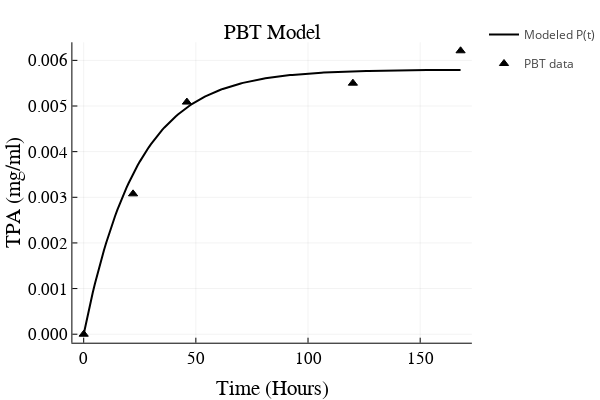

Write notebook code for a chart like this one.
### Markdown cell above
### PBT product model only

### Code cell
#Isolates TPA for PBT of the plot
plotPBT_rxRes1 = [PBTsol[i][2] for i in 1:length(PBTsol)]

PBTlist = []
for i in 0:168
    PBTlist = vcat(PBTlist, PBTsol(i)[2])
end
[0:1:168;]


pl1 = plot([0:1:168;], PBTlist, lw=2, title = "PBT Model",color = "black")
pl1.series_list[1][:label] = "Modeled P(t)"
plot!(PBTFIBexp_data,seriestype = :scatter,label = "PBT data",color = "black", marker=([:utriangle :d]))
plot!(xtickfontsize=10,ytickfontsize=10)
ylabel!("TPA (mg/ml)")
xlabel!("Time (Hours)")
plot!(titlefontsize=15, xtickfontsize=12,ytickfontsize=12,xguidefontsize=15,yguidefontsize=15,legend=true)
display(pl1)

### Figure 1 — Plotly figure (JSON) as saved in the notebook; plotly's stock layout.template omitted (floating-point values rounded to 4 significant figures; data arrays with more than 128 entries replaced by an {"elided": "..."} marker saying what was removed)
{"data": [{"colorbar": {"title": ""}, "legendgroup": "Modeled P(t)", "line": {"color": "rgba(0, 0, 0, 1.000)", "dash": "solid", "shape": "linear", "width": 2}, "mode": "lines", "name": "Modeled P(t)", "showlegend": true, "type": "scatter", "x": {"elided": "169 int values"}, "xaxis": "x", "y": {"elided": "169 float values"}, "yaxis": "y", "zmax": null, "zmin": null}, {"colorbar": {"title": ""}, "legendgroup": "PBT data", "marker": {"color": "rgba(0, 0, 0, 1.000)", "line": {"color": "rgba(0, 0, 0, 1.000)", "width": 1}, "size": 8, "symbol": "triangle-up"}, "mode": "markers", "name": "PBT data", "showlegend": true, "type": "scatter", "x": [0, 22, 46, 120, 168], "xaxis": "x", "y": [0, 0.003075, 0.005086, 0.0055, 0.00621], "yaxis": "y", "zmax": null, "zmin": null}], "layout": {"annotations": [{"font": {"color": "rgba(0, 0, 0, 1.000)", "family": "sans-serif", "size": 21}, "rotation": 0, "showarrow": false, "text": "PBT Model", "x": 0.5729, "xanchor": "center", "xref": "paper", "y": 1, "yanchor": "top", "yref": "paper"}], "height": 400, "legend_position": {"bgcolor": "rgba(255, 255, 255, 1.000)", "bordercolor": "rgba(0, 0, 0, 1.000)", "borderwidth": 1, "font": {"color": "rgba(0, 0, 0, 1.000)", "family": "sans-serif", "size": 11}, "title": {"font": {"color": "rgba(0, 0, 0, 1.000)", "family": "sans-serif", "size": 15}, "text": ""}, "tracegroupgap": 0, "traceorder": "normal", "x": 1, "xanchor": "auto", "y": 1, "yanchor": "auto"}, "margin": {"b": 20, "l": 0, "r": 0, "t": 20}, "paper_bgcolor": "rgba(255, 255, 255, 1.000)", "plot_bgcolor": "rgba(255, 255, 255, 1.000)", "showlegend": true, "width": 600, "xaxis": {"anchor": "y", "domain": [0.1524, 0.9934], "gridcolor": "rgba(0, 0, 0, 0.100)", "gridwidth": 0.5, "linecolor": "rgba(0, 0, 0, 1.000)", "mirror": false, "range": [-5.04, 173.0], "showgrid": true, "showline": true, "showticklabels": true, "tickangle": 0, "tickcolor": "rgb(0, 0, 0)", "tickfont": {"color": "rgba(0, 0, 0, 1.000)", "family": "sans-serif", "size": 17}, "tickmode": "array", "ticks": "inside", "ticktext": ["0", "50", "100", "150"], "tickvals": [0, 50, 100, 150], "title": "Time (Hours)", "titlefont": {"color": "rgba(0, 0, 0, 1.000)", "family": "sans-serif", "size": 21}, "type": "-", "visible": true, "zeroline": false, "zerolinecolor": "rgba(0, 0, 0, 1.000)"}, "yaxis": {"anchor": "x", "domain": [0.1036, 0.9381], "gridcolor": "rgba(0, 0, 0, 0.100)", "gridwidth": 0.5, "linecolor": "rgba(0, 0, 0, 1.000)", "mirror": false, "range": [-0.0001863, 0.006396], "showgrid": true, "showline": true, "showticklabels": true, "tickangle": 0, "tickcolor": "rgb(0, 0, 0)", "tickfont": {"color": "rgba(0, 0, 0, 1.000)", "family": "sans-serif", "size": 17}, "tickmode": "array", "ticks": "inside", "ticktext": ["0.000", "0.001", "0.002", "0.003", "0.004", "0.005", "0.006"], "tickvals": [0, 0.001, 0.002, 0.003, 0.004, 0.005, 0.006], "title": "TPA (mg/ml)", "titlefont": {"color": "rgba(0, 0, 0, 1.000)", "family": "sans-serif", "size": 21}, "type": "-", "visible": true, "zeroline": false, "zerolinecolor": "rgba(0, 0, 0, 1.000)"}}}
